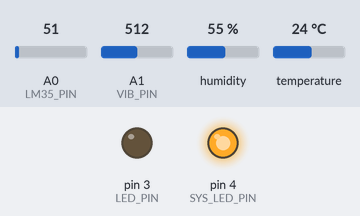
The sketch below on a simulated Arduino Uno, built with avr-gcc and run on an emulated ATmega328P. On the bench: output pins drawn as LEDs (lit = HIGH). The test bench sets the inputs (shaded band); at power-on: temperature 24 °C, A0 (LM35_PIN) = 51, A1 (VIB_PIN) = 512, humidity 55 %. WiFi joins after 1.5 s; servers stay silent unless stated; uploads are accepted with an empty reply; what the sketch prints to the serial monitor is not drawn.

Above: at 3.7 s.
3.8 s: temperature set to 34.7 °C
9.9 s: temperature set to 35.6 °C
At 14.5 s:
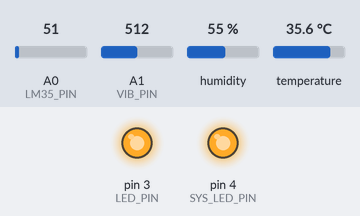
16.0 s: temperature set to 12 °C
At 19.9 s:
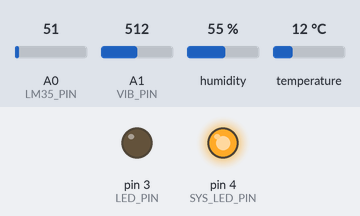
22.1 s: temperature set to 41 °C
At 25.4 s:
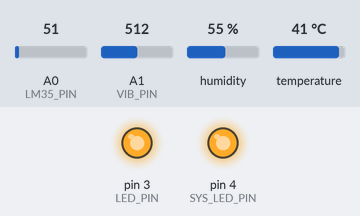
Timing chart, 0 to 26.9 s (numbered marks = the images above; inputs shaded):
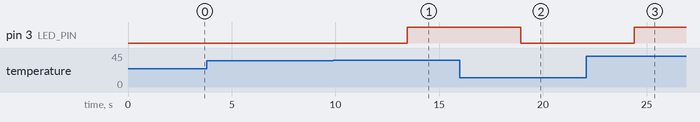

Measured:
- the behaviour switches between 35 and 35.1 °C on temperature (found by bisection; images 0 and 1)
- after the input at 3.8 s, every drawn part: stays the same
- after the input at 9.9 s, pin 3 (LED_PIN): LOW → HIGH after 3.6 s
- after the input at 16.0 s, pin 3 (LED_PIN): HIGH → LOW after 2.9 s
- after the input at 22.1 s, pin 3 (LED_PIN): LOW → HIGH after 2.3 s

The sketch:

node_1.ino
```cpp
#include <SPI.h>
#include <Ethernet.h>
#include <DHT.h>

#define DHTPIN 2
#define DHTTYPE DHT22
#define LM35_PIN A0
#define VIB_PIN A1
#define LED_PIN 3
#define SYS_LED_PIN 4

DHT dht(DHTPIN, DHTTYPE);

byte mac[] = { 0xDE, 0xAD, 0xBE, 0xEF, 0xFE, 0xED };
char server[] = "thingsboard.cloud";
String token = "PA6VCrsOb1RfGJF8cvEu";

EthernetClient client;

float readLM35Temp() {
  int adc = analogRead(LM35_PIN);
  float voltage = adc * (5.0 / 1023.0);
  float tempC = voltage * 100.0;
  return tempC;
}

void setup() {
  Serial.begin(9600);
  dht.begin();

  pinMode(LED_PIN, OUTPUT);
  pinMode(SYS_LED_PIN, OUTPUT);
  pinMode(10, OUTPUT);   // W5500 CS safety

  digitalWrite(LED_PIN, LOW);
  digitalWrite(SYS_LED_PIN, LOW);

  Serial.println("Starting Ethernet...");
  if (Ethernet.begin(mac) == 0) {
    Serial.println("Ethernet DHCP failed");
    while (true) {
      digitalWrite(SYS_LED_PIN, LOW);
    }
  }

  delay(1000);
  Serial.print("Local IP: ");
  Serial.println(Ethernet.localIP());

  // Ethernet started successfully
  digitalWrite(SYS_LED_PIN, HIGH);
}

void loop() {
  float temperature = dht.readTemperature();
  float humidity = dht.readHumidity();
  float lm35Temp = readLM35Temp();
  int vibration = analogRead(VIB_PIN);

  int ledStatus = 0;
  int systemStatus = 1;

  if (isnan(temperature) || isnan(humidity)) {
    Serial.println("DHT22 read failed");
    systemStatus = 0;
    digitalWrite(SYS_LED_PIN, LOW);

    // send failure state also if you want
    sendToThingsBoard(0, 0, 0, 0, 0, systemStatus);

    delay(2000);
    return;
  }

  // system healthy
  systemStatus = 1;
  digitalWrite(SYS_LED_PIN, HIGH);

  // temperature alert LED
  if (temperature > 35.0) {
    digitalWrite(LED_PIN, HIGH);
    ledStatus = 1;
  } else {
    digitalWrite(LED_PIN, LOW);
    ledStatus = 0;
  }

  Serial.println("------ NODE 1 DATA ------");
  Serial.print("DHT22 Temp: ");
  Serial.println(temperature);
  Serial.print("Humidity: ");
  Serial.println(humidity);
  Serial.print("LM35 Temp: ");
  Serial.println(lm35Temp);
  Serial.print("Vibration: ");
  Serial.println(vibration);
  Serial.print("LED Status: ");
  Serial.println(ledStatus);
  Serial.print("System Status: ");
  Serial.println(systemStatus);

  sendToThingsBoard(temperature, humidity, lm35Temp, vibration, ledStatus, systemStatus);

  delay(5000);
}

void sendToThingsBoard(float temperature, float humidity, float lm35Temp, int vibration, int ledStatus, int systemStatus) {
  String payload = "{";
  payload += "\"temperature\":" + String(temperature, 2) + ",";
  payload += "\"humidity\":" + String(humidity, 2) + ",";
  payload += "\"lm35Temp\":" + String(lm35Temp, 2) + ",";
  payload += "\"vibration\":" + String(vibration) + ",";
  payload += "\"ledStatus\":" + String(ledStatus) + ",";
  payload += "\"systemStatus\":" + String(systemStatus);
  payload += "}";

  Serial.println("Connecting to ThingsBoard...");

  if (!client.connect(server, 80)) {
    Serial.println("Connection to server failed");
    digitalWrite(SYS_LED_PIN, LOW);
    client.stop();
    return;
  }

  client.println("POST /api/v1/" + token + "/telemetry HTTP/1.1");
  client.println("Host: thingsboard.cloud");
  client.println("Content-Type: application/json");
  client.println("Connection: close");
  client.print("Content-Length: ");
  client.println(payload.length());
  client.println();
  client.print(payload);

  unsigned long timeout = millis();
  while (!client.available() && millis() - timeout < 5000) {
    delay(10);
  }

  Serial.println("----- HTTP RESPONSE -----");
  while (client.available()) {
    Serial.write(client.read());
  }
  Serial.println();
  Serial.println("----- END RESPONSE -----");

  client.stop();
}
```
